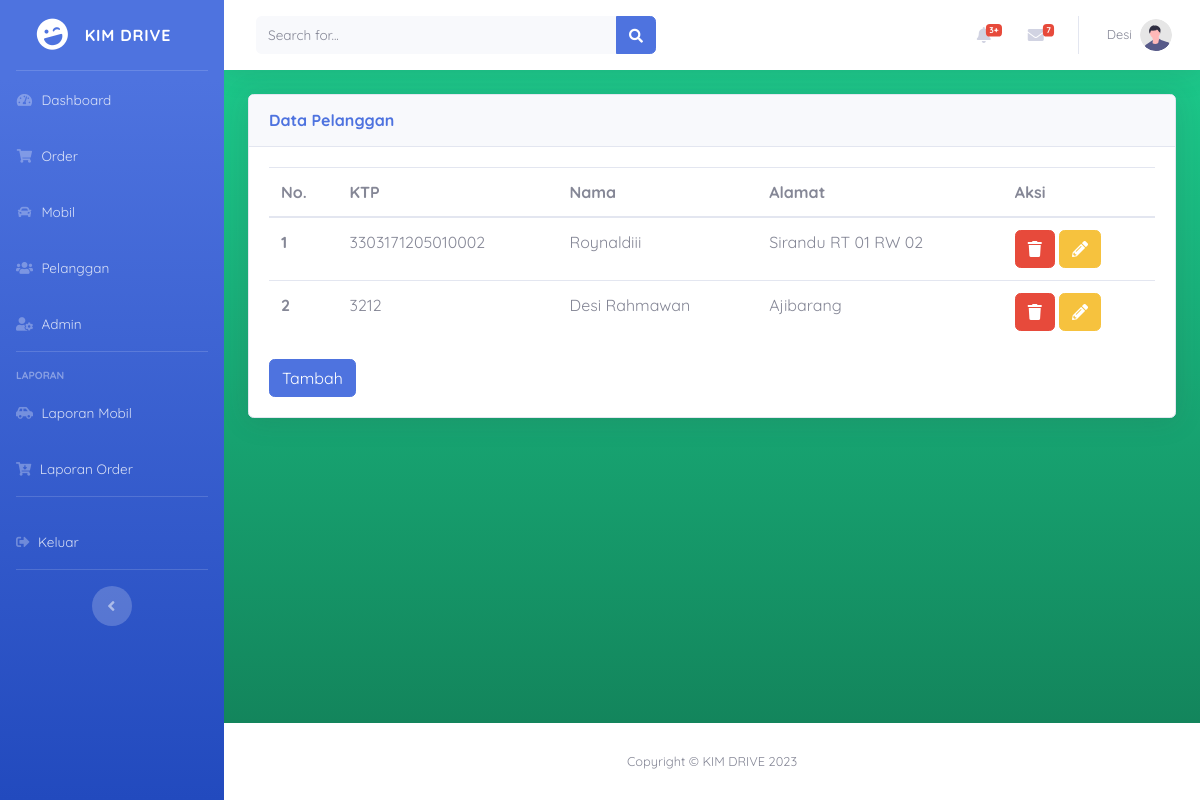
Page /?x=pelanggan (signed in) on the committed database.
### tables this page shows
CREATE TABLE IF NOT EXISTS `pelanggan` (
  `id` int(11) NOT NULL AUTO_INCREMENT,
  `nama` varchar(50) DEFAULT NULL,
  `ktp` varchar(50) DEFAULT NULL,
  `alamat` varchar(100) DEFAULT NULL,
  `username` varchar(50) DEFAULT NULL,
  `password` varchar(50) DEFAULT NULL,
  PRIMARY KEY (`id`)
);

### pelanggan.php (the view)
<!doctype html>
<html lang="en">
<body>
    <?php
    include("konek.php");
    $cari = mysqli_query($konek, "select * from pelanggan") or die(mysqli_error());
    ?>
    <div class="card shadow mb-4">
        <div class="card-header py-3">
            <h6 class="m-0 font-weight-bold text-primary">Data Pelanggan</h6>
        </div>
        <div class="card-body">
            <table class="table table-hover">
                <thead>
                    <tr>
                        <th>No.</th>
                        <th>KTP</th>
                        <th>Nama</th>
                        <th>Alamat</th>
                        <th>Aksi</th>
                    </tr>
                </thead>
                <tbody>
                    <?php
                    $no = 1;
                    while ($data = mysqli_fetch_array($cari)) {
                    ?>
                        <tr>
                            <th scope="row"><?= $no; ?></th>
                            <td><?= $data['ktp']; ?></td>
                            <td><?= $data['nama']; ?></td>
                            <td><?= $data['alamat']; ?></td>
                            <td>
                                <a href="?x=hpelanggan&id=<?= $data['id']; ?>" class="btn btn-danger"><i class="fa fa-trash"></i></a>
                                <a href="?x=epelanggan&id=<?= $data['id']; ?>" class="btn btn-warning"><i class="fa fa-pencil-alt"></i></a>
                            </td>
                        </tr>
                    <?php
                        $no++;
                    }
                    ?>
                </tbody>
            </table>
            <a href="?x=tpelanggan" class="btn btn-primary">Tambah</a>
        </div>
    </div>
</body>
</html>

### index.php (style rules this page uses)
body { font-family: 'Quicksand'; }

### rows in the picture
pelanggan: ktp "3303171205010002", nama "Roynaldiii", alamat "Sirandu RT 01 RW 02"
pelanggan: ktp "3212", nama "Desi Rahmawan", alamat "Ajibarang"

### other values in the picture
$_SESSION['nama_admin'] "Desi"
